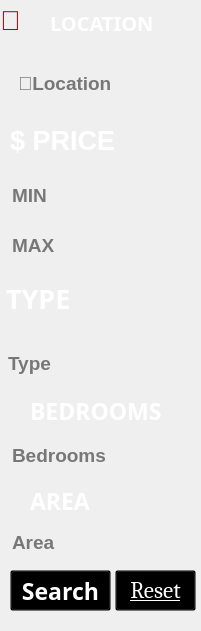
  <widget class="QWidget" name="widget" native="true">
   <property name="geometry">
    <rect>
     <x>10</x>
     <y>170</y>
     <width>201</width>
     <height>631</height>
    </rect>
   </property>
   <widget class="QLabel" name="pin">
    <property name="geometry">
     <rect>
      <x>0</x>
      <y>0</y>
      <width>63</width>
      <height>41</height>
     </rect>
    </property>
    <property name="font">
     <font>
      <pointsize>20</pointsize>
      <bold>true</bold>
     </font>
    </property>
    <property name="styleSheet">
     <string notr="true">color: rgb(170, 0, 0);</string>
    </property>
    <property name="text">
     <string>📍</string>
    </property>
   </widget>
   <widget class="QLabel" name="label_3">
    <property name="geometry">
     <rect>
      <x>50</x>
      <y>2</y>
      <width>141</width>
      <height>41</height>
     </rect>
    </property>
    <property name="font">
     <font>
      <family>Led Italic Font</family>
      <pointsize>15</pointsize>
      <bold>true</bold>
     </font>
    </property>
    <property name="styleSheet">
     <string notr="true">color: rgb(255, 255, 255);</string>
    </property>
    <property name="text">
     <string>LOCATION</string>
    </property>
   </widget>
   <widget class="QLabel" name="label_4">
    <property name="geometry">
     <rect>
      <x>10</x>
      <y>60</y>
      <width>181</width>
      <height>51</height>
     </rect>
    </property>
    <property name="text">
     <string/>
    </property>
    <property name="pixmap">
     <pixmap resource="image.qrc">:/new/TEXT.png</pixmap>
    </property>
   </widget>
   <widget class="QLineEdit" name="location">
    <property name="geometry">
     <rect>
      <x>16</x>
      <y>68</y>
      <width>171</width>
      <height>31</height>
     </rect>
    </property>
    <property name="font">
     <font>
      <pointsize>14</pointsize>
      <bold>true</bold>
     </font>
    </property>
    <property name="styleSheet">
     <string notr="true"> QLineEdit{
background-color:transparent;
border:none;
	color: rgb(0, 0, 0);

}</string>
    </property>
    <property name="text">
     <string/>
    </property>
    <property name="placeholderText">
     <string>📍Location</string>
    </property>
   </widget>
   <widget class="QLabel" name="pin_2">
    <property name="geometry">
     <rect>
      <x>10</x>
      <y>120</y>
      <width>121</width>
      <height>41</height>
     </rect>
    </property>
    <property name="font">
     <font>
      <pointsize>20</pointsize>
      <bold>true</bold>
     </font>
    </property>
    <property name="styleSheet">
     <string notr="true">color: rgb(255, 255, 255);</string>
    </property>
    <property name="text">
     <string>$ PRICE</string>
    </property>
   </widget>
   <widget class="QLabel" name="label_5">
    <property name="geometry">
     <rect>
      <x>4</x>
      <y>172</y>
      <width>181</width>
      <height>51</height>
     </rect>
    </property>
    <property name="text">
     <string/>
    </property>
    <property name="pixmap">
     <pixmap resource="image.qrc">:/new/TEXT.png</pixmap>
    </property>
   </widget>
   <widget class="QLineEdit" name="min">
    <property name="geometry">
     <rect>
      <x>10</x>
      <y>180</y>
      <width>171</width>
      <height>31</height>
     </rect>
    </property>
    <property name="font">
     <font>
      <pointsize>14</pointsize>
      <bold>true</bold>
     </font>
    </property>
    <property name="styleSheet">
     <string notr="true"> QLineEdit{
background-color:transparent;
border:none;


}</string>
    </property>
    <property name="text">
     <string/>
    </property>
    <property name="placeholderText">
     <string>MIN</string>
    </property>
   </widget>
   <widget class="QLabel" name="pin_3">
    <property name="geometry">
     <rect>
      <x>6</x>
      <y>278</y>
      <width>121</width>
      <height>41</height>
     </rect>
    </property>
    <property name="font">
     <font>
      <family>Led Italic Font</family>
      <pointsize>20</pointsize>
      <bold>true</bold>
     </font>
    </property>
    <property name="styleSheet">
     <string notr="true">color: rgb(255, 255, 255);</string>
    </property>
    <property name="text">
     <string>TYPE</string>
    </property>
   </widget>
   <widget class="QLabel" name="label_6">
    <property name="geometry">
     <rect>
      <x>0</x>
      <y>340</y>
      <width>181</width>
      <height>51</height>
     </rect>
    </property>
    <property name="text">
     <string/>
    </property>
    <property name="pixmap">
     <pixmap resource="image.qrc">:/new/TEXT.png</pixmap>
    </property>
   </widget>
   <widget class="QLineEdit" name="type">
    <property name="geometry">
     <rect>
      <x>6</x>
      <y>348</y>
      <width>171</width>
      <height>31</height>
     </rect>
    </property>
    <property name="font">
     <font>
      <pointsize>14</pointsize>
      <bold>true</bold>
     </font>
    </property>
    <property name="styleSheet">
     <string notr="true"> QLineEdit{
background-color:transparent;
border:none;


}</string>
    </property>
    <property name="text">
     <string/>
    </property>
    <property name="placeholderText">
     <string>Type</string>
    </property>
   </widget>
   <widget class="QLabel" name="label_7">
    <property name="geometry">
     <rect>
      <x>4</x>
      <y>222</y>
      <width>181</width>
      <height>51</height>
     </rect>
    </property>
    <property name="text">
     <string/>
    </property>
    <property name="pixmap">
     <pixmap resource="image.qrc">:/new/TEXT.png</pixmap>
    </property>
   </widget>
   <widget class="QLineEdit" name="max">
    <property name="geometry">
     <rect>
      <x>10</x>
      <y>230</y>
      <width>171</width>
      <height>31</height>
     </rect>
    </property>
    <property name="font">
     <font>
      <pointsize>14</pointsize>
      <bold>true</bold>
     </font>
    </property>
    <property name="styleSheet">
     <string notr="true"> QLineEdit{
background-color:transparent;
border:none;


}</string>
    </property>
    <property name="text">
     <string/>
    </property>
    <property name="placeholderText">
     <string>MAX</string>
    </property>
   </widget>
   <widget class="QPushButton" name="search">
    <property name="geometry">
     <rect>
      <x>10</x>
      <y>570</y>
      <width>101</width>
      <height>41</height>
     </rect>
    </property>
    <property name="font">
     <font>
      <family>Arial Black</family>
      <pointsize>17</pointsize>
      <bold>true</bold>
      <underline>false</underline>
     </font>
    </property>
    <property name="styleSheet">
     <string notr="true">QPushButton {
                       color:white;
     background-color: transparent;
                       }
                         QPushButton:hover {
                             background-color: gray;
                     		 border-radius: 20px;


                         }

QPushButton:pressed
 {

      background-color : #77DD77;
      

 }</string>
    </property>
    <property name="text">
     <string>Search</string>
    </property>
   </widget>
   <widget class="QPushButton" name="reset">
    <property name="geometry">
     <rect>
      <x>115</x>
      <y>570</y>
      <width>81</width>
      <height>41</height>
     </rect>
    </property>
    <property name="font">
     <font>
      <family>Cambria</family>
      <pointsize>17</pointsize>
      <bold>false</bold>
      <underline>true</underline>
     </font>
    </property>
    <property name="styleSheet">
     <string notr="true">QPushButton {
                       color:white;
     background-color: transparent;
                       }
                         QPushButton:hover {
                             background-color: gray;
                     		 border-radius: 20px;


                         }

QPushButton:pressed
 {

      background-color : red;
      

 }</string>
    </property>
    <property name="text">
     <string>Reset</string>
    </property>
   </widget>
   <widget class="QLabel" name="pin_13">
    <property name="geometry">
     <rect>
      <x>30</x>
      <y>390</y>
      <width>171</width>
      <height>41</height>
     </rect>
    </property>
    <property name="font">
     <font>
      <family>Led Italic Font</family>
      <pointsize>17</pointsize>
      <bold>true</bold>
     </font>
    </property>
    <property name="styleSheet">
     <string notr="true">color: rgb(255, 255, 255);</string>
    </property>
    <property name="text">
     <string>BEDROOMS</string>
    </property>
   </widget>
   <widget class="QPushButton" name="pushButton_28">
    <property name="geometry">
     <rect>
      <x>0</x>
      <y>400</y>
      <width>31</width>
      <height>29</height>
     </rect>
    </property>
    <property name="styleSheet">
     <string notr="true">QPushButton {
                 
     background-color: transparent;
	color: rgb(255, 255, 255);
 border-radius: 20px;

}

QPushButton:hover
{
 border-radius: 20px;
background-color : gray;
 icon-size: 16px,16px;

}</string>
    </property>
    <property name="text">
     <string/>
    </property>
    <property name="icon">
     <iconset resource="image.qrc">
      <normaloff>:/new/bedroom_4851837.png</normaloff>:/new/bedroom_4851837.png</iconset>
    </property>
    <property name="iconSize">
     <size>
      <width>30</width>
      <height>30</height>
     </size>
    </property>
   </widget>
   <widget class="QLabel" name="label_8">
    <property name="geometry">
     <rect>
      <x>4</x>
      <y>432</y>
      <width>181</width>
      <height>51</height>
     </rect>
    </property>
    <property name="text">
     <string/>
    </property>
    <property name="pixmap">
     <pixmap resource="image.qrc">:/new/TEXT.png</pixmap>
    </property>
   </widget>
   <widget class="QLineEdit" name="bed">
    <property name="geometry">
     <rect>
      <x>10</x>
      <y>440</y>
      <width>171</width>
      <height>31</height>
     </rect>
    </property>
    <property name="font">
     <font>
      <pointsize>14</pointsize>
      <bold>true</bold>
     </font>
    </property>
    <property name="styleSheet">
     <string notr="true"> QLineEdit{
background-color:transparent;
border:none;


}</string>
    </property>
    <property name="text">
     <string/>
    </property>
    <property name="placeholderText">
     <string>Bedrooms</string>
    </property>
   </widget>
   <widget class="QLabel" name="pin_14">
    <property name="geometry">
     <rect>
      <x>30</x>
      <y>480</y>
      <width>81</width>
      <height>41</height>
     </rect>
    </property>
    <property name="font">
     <font>
      <family>Led Italic Font</family>
      <pointsize>17</pointsize>
      <bold>true</bold>
     </font>
    </property>
    <property name="styleSheet">
     <string notr="true">color: rgb(255, 255, 255);</string>
    </property>
    <property name="text">
     <string>AREA</string>
    </property>
   </widget>
   <widget class="QPushButton" name="pushButton_29">
    <property name="geometry">
     <rect>
      <x>0</x>
      <y>492</y>
      <width>31</width>
      <height>29</height>
     </rect>
    </property>
    <property name="styleSheet">
     <string notr="true">QPushButton {
                 
     background-color: transparent;
	color: rgb(255, 255, 255);
 border-radius: 20px;

}

QPushButton:hover
{
 border-radius: 20px;
background-color : gray;
 icon-size: 16px,16px;

}</string>
    </property>
    <property name="text">
     <string/>
    </property>
    <property name="icon">
     <iconset resource="image.qrc">
      <normaloff>:/new/area_1295160.png</normaloff>:/new/area_1295160.png</iconset>
    </property>
    <property name="iconSize">
     <size>
      <width>20</width>
      <height>20</height>
     </size>
    </property>
   </widget>
   <widget class="QLabel" name="label_9">
    <property name="geometry">
     <rect>
      <x>0</x>
      <y>520</y>
      <width>181</width>
      <height>51</height>
     </rect>
    </property>
    <property name="text">
     <string/>
    </property>
    <property name="pixmap">
     <pixmap resource="image.qrc">:/new/TEXT.png</pixmap>
    </property>
   </widget>
   <widget class="QLineEdit" name="area">
    <property name="geometry">
     <rect>
      <x>10</x>
      <y>527</y>
      <width>171</width>
      <height>31</height>
     </rect>
    </property>
    <property name="font">
     <font>
      <pointsize>14</pointsize>
      <bold>true</bold>
     </font>
    </property>
    <property name="styleSheet">
     <string notr="true"> QLineEdit{
background-color:transparent;
border:none;


}</string>
    </property>
    <property name="text">
     <string/>
    </property>
    <property name="placeholderText">
     <string>Area</string>
    </property>
   </widget>
  </widget>
